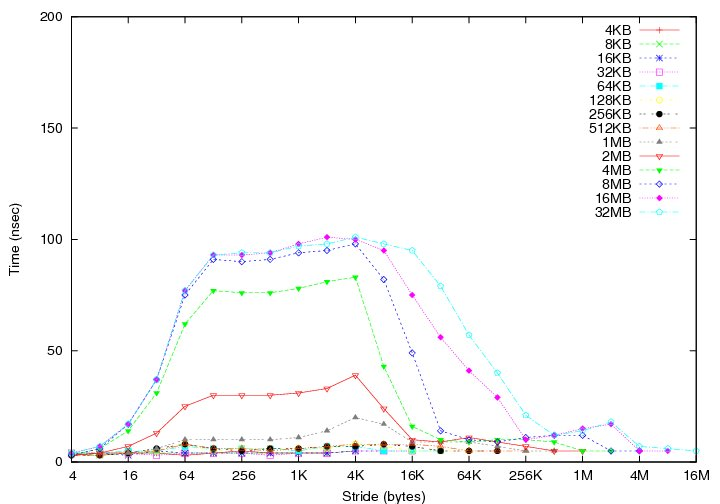

Here is the gnuplot script that generated this plot:
######################################################################
## $Id: membench.gp,v 1.4 1998/02/24 23:59:20 dmartin Exp $
######################################################################

set logscale x 2
set xtics (4,16,64,256,"1K" 1024,"4K" 4096,"16K" 16384,"64K" 65536,"256K" 262144,"1M" 1048576,"4M" 4194304,"16M" 16777216 )
set ylabel "Time (nsec)"
set xlabel "Stride (bytes)"
set title ""
set yrange [0:200]
set term postscript color
plot "< awk '{if ($2 == 4096) print $4,$6}' membench_modificado.out" title "4KB" with linespoints, \
     "< awk '{if ($2 == 8192) print $4,$6}' membench_modificado.out" title "8KB" with linespoints, \
     "< awk '{if ($2 == 16384) print $4,$6}' membench_modificado.out" title "16KB" with linespoints, \
     "< awk '{if ($2 == 32768) print $4,$6}' membench_modificado.out" title "32KB" with linespoints, \
     "< awk '{if ($2 == 65536) print $4,$6}' membench_modificado.out" title "64KB" with linespoints, \
     "< awk '{if ($2 == 131072) print $4,$6}' membench_modificado.out" title "128KB" with linespoints, \
     "< awk '{if ($2 == 262144) print $4,$6}' membench_modificado.out" title "256KB" with linespoints, \
     "< awk '{if ($2 == 524288) print $4,$6}' membench_modificado.out" title "512KB" with linespoints, \
     "< awk '{if ($2 == 1048576) print $4,$6}' membench_modificado.out" title "1MB" with linespoints, \
     "< awk '{if ($2 == 2097152) print $4,$6}' membench_modificado.out" title "2MB" with linespoints, \
     "< awk '{if ($2 == 4194304) print $4,$6}' membench_modificado.out" title "4MB" with linespoints, \
     "< awk '{if ($2 == 8388608) print $4,$6}' membench_modificado.out" title "8MB" with linespoints, \
     "< awk '{if ($2 == 16777216) print $4,$6}' membench_modificado.out" title "16MB" with linespoints , \
     "< awk '{if ($2 == 33554432) print $4,$6}' membench_modificado.out" title "32MB" with linespoints
######################################################################
## $Log: membench.gp,v $
## Revision 1.4  1998/02/24 23:59:20  dmartin
## color postscript
##
## Revision 1.3  1998/02/05 22:07:39  dmartin
## generate full-page ps instead of little eps
##
## Revision 1.2  1998/02/05 21:44:24  dmartin
## added plot labels
##
## Revision 1.1  1998/01/19 00:47:39  dmartin
## Initial revision
##
######################################################################
